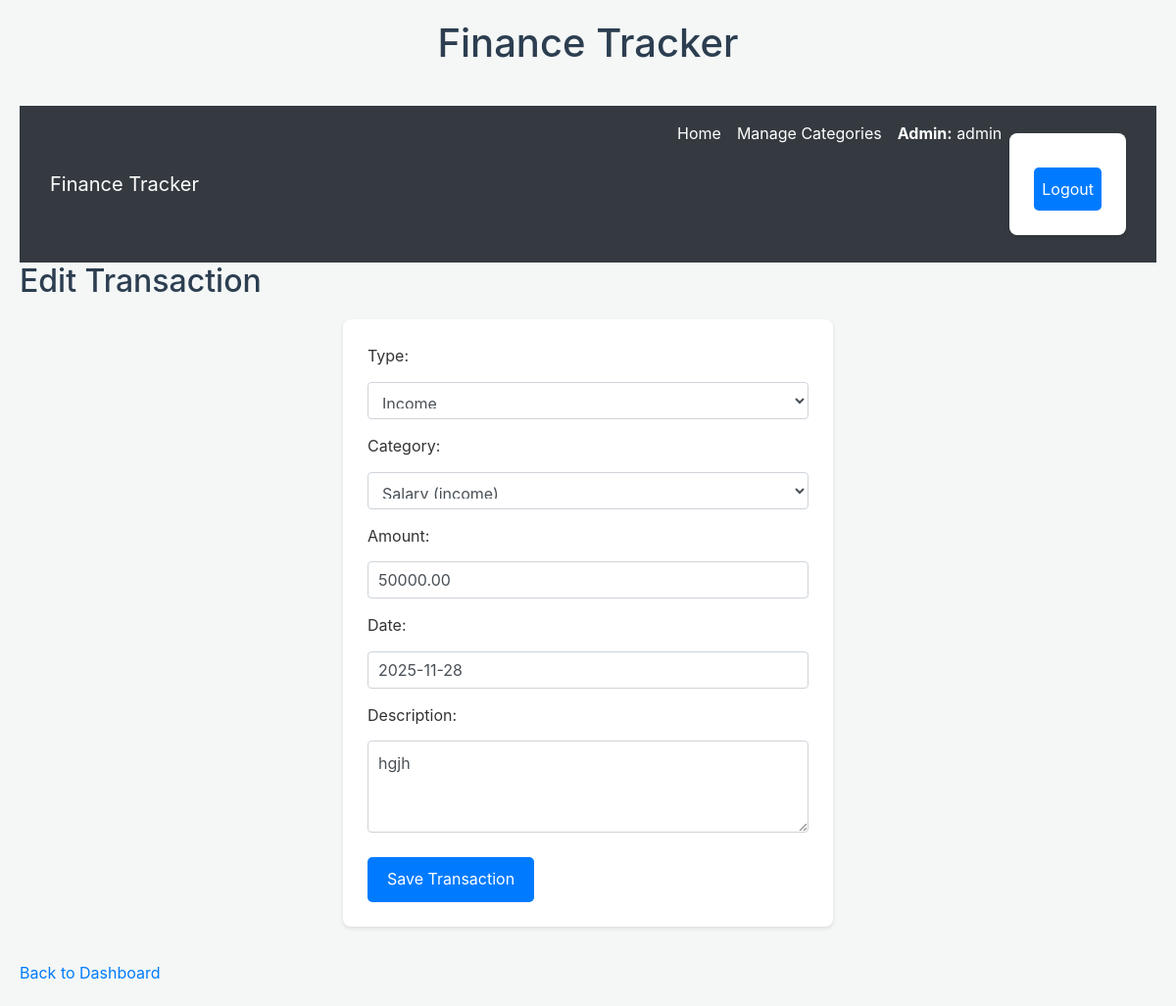
The page /transaction/5/edit/ (signed in) on the database its author committed.
### tracker/models.py (models this page shows, shortened)
class Category(models.Model):
    CATEGORY_TYPES =  [
        ('income', 'Income'),
        ('expense', 'Expense'),
    ]
    type = models.CharField(max_length=10, choices=CATEGORY_TYPES)
    name = models.CharField(max_length=100)
    user = models.ForeignKey(User, on_delete=models.CASCADE, null=True, blank=True)
    created_at = models.DateTimeField(auto_now_add=True)
    class Meta:
        verbose_name_plural = "Categories"
    def __str__(self):
        return f"{self.name} ({self.type})"

class Transaction(models.Model):
    TRANSACTION_TYPES = [
        ('income', 'Income'),
        ('expense', 'Expense'),
    ]
    user = models.ForeignKey(User, on_delete=models.CASCADE)
    category = models.ForeignKey(Category, on_delete=models.SET_NULL, null=True)
    type = models.CharField(max_length=10, choices=TRANSACTION_TYPES)
    amount = models.DecimalField(max_digits=10, decimal_places=2)
    description = models.TextField(blank=True, null=True)
    date  = models.DateField()
    created_at = models.DateTimeField(auto_now_add=True)
    class META:
        ordering = ['-date', '-created_at'] #- means keep in descending, newset frist

### tracker/views.py (the view)
# urls.py: path('transaction/<int:pk>/edit/', views.edit_transaction, name='edit_transaction'),
def edit_transaction(request, pk):
    transaction = get_object_or_404(Transaction, pk=pk, user=request.user)
    if request.method == 'POST':
        form = TransactionForm(request.POST, instance=transaction, user=request.user)
        if form.is_valid():
            form.save()
            return redirect('tracker:dashboard')
    else:
        form = TransactionForm(instance=transaction, user=request.user)
    return render(request, 'tracker/transaction_form.html', {'form': form, 'title': 'Edit Transaction'})

### tracker/templates/tracker/transaction_form.html (shortened to what this page needs)
{% extends 'tracker/base.html' %}
{% block content %}
<h2>{{ title }}</h2>
{% if not form.fields.category.queryset.exists %}
    <p>You don't have any categories yet. Please <a href="{% url 'tracker:category_add' %}">add a category</a> before adding a transaction.</p>
{% else %}
    <form method="post">
        {{ form.as_p }}
        <button type="submit">Save Transaction</button>
    </form>
{% endif %}
<a href="{% url 'tracker:dashboard' %}">Back to Dashboard</a>
{% endblock %}

### tracker/templates/tracker/base.html (shortened to what this page needs)
{% load static %}
<!DOCTYPE html>
<html lang="en">
<head>
    <link rel="stylesheet" href="https://stackpath.bootstrapcdn.com/bootstrap/4.5.2/css/bootstrap.min.css">
    <link rel="stylesheet" href="{% static 'tracker/style.css' %}">
</head>
<body>
    {% block title_heading %}
    <h1>Finance Tracker</h1>
    {% endblock title_heading %}
    {% block navbar %}
    <nav class="navbar navbar-expand-lg navbar-light bg-light {% if user.is_superuser %}admin-navbar{% endif %}">
        <div class="container-fluid">
            <a class="navbar-brand" href="{% url 'tracker:welcome_page' %}">Finance Tracker</a>
            <div class="collapse navbar-collapse">
                <ul class="navbar-nav ml-auto mb-2 mb-lg-0">
                    {% if user.is_authenticated %}
                        <li class="nav-item">
                            <a class="nav-link" href="{% url 'tracker:dashboard' %}">Home</a>
                        </li>
                        <li class="nav-item">
                            <a class="nav-link" href="{% url 'tracker:category_list' %}">Manage Categories</a>
                        </li>
                        <li class="nav-item nav-link">
                            {% if user.is_superuser %}
                                <strong>Admin:</strong> {{ user.username }}
                            {% else %}
                                Welcome, {{ user.username }}
                            {% endif %}
                        </li>
                        <li class="nav-item">
                            <form action="{% url 'logout' %}" method="post">
                                <button type="submit" class="nav-link btn btn-danger">Logout</button>
                            </form>
                        </li>
                    {% endif %}
                </ul>
            </div>
        </div>
    </nav>
    {% endblock navbar %}
    {% block content %}{% endblock %}
</body>
</html>

### tracker/static/tracker/style.css (style rules this page uses)
body { font-family: -apple-system, BlinkMacSystemFont, "Segoe UI", Roboto, "Helvetica Neue", Arial, sans-serif; background-color: #f4f7f6; color: #333; line-height: 1.6; margin: 0; padding: 20px; }
h1, h2, h3 { color: #2c3e50; }
h1 { text-align: center; margin-bottom: 40px; }
form { background-color: #fff; padding: 25px; border-radius: 8px; box-shadow: 0 2px 4px rgba(0, 0, 0, 0.1); max-width: 500px; margin: 20px auto; }
form p { margin-bottom: 15px; }
.form-control { width: 100%; padding: 10px; margin-top: 5px; border: 1px solid #ced4da; border-radius: 4px; box-sizing: border-box; }
form button[type="submit"] { background-color: #007bff; color: white; padding: 10px 20px; border: none; border-radius: 5px; cursor: pointer; font-size: 1em; margin-top: 10px; transition: background-color 0.3s ease; }
form + a { display: inline-block; margin-top: 15px; color: #007bff; text-decoration: none; }
.admin-navbar { background-color: #343a40 !important; }
.admin-navbar .navbar-brand, .admin-navbar .nav-link { color: #ffffff !important; }
.admin-navbar .nav-link.btn { border-color: #ffffff !important; }

### rows shown on the page
Category: type "Income"
Transaction: category "Salary (income)", amount "50000.00", date "2025-11-28", description "hgjh"

### other values the page prints
{{ user.username }} "admin"
{{ title }} "Edit Transaction"
